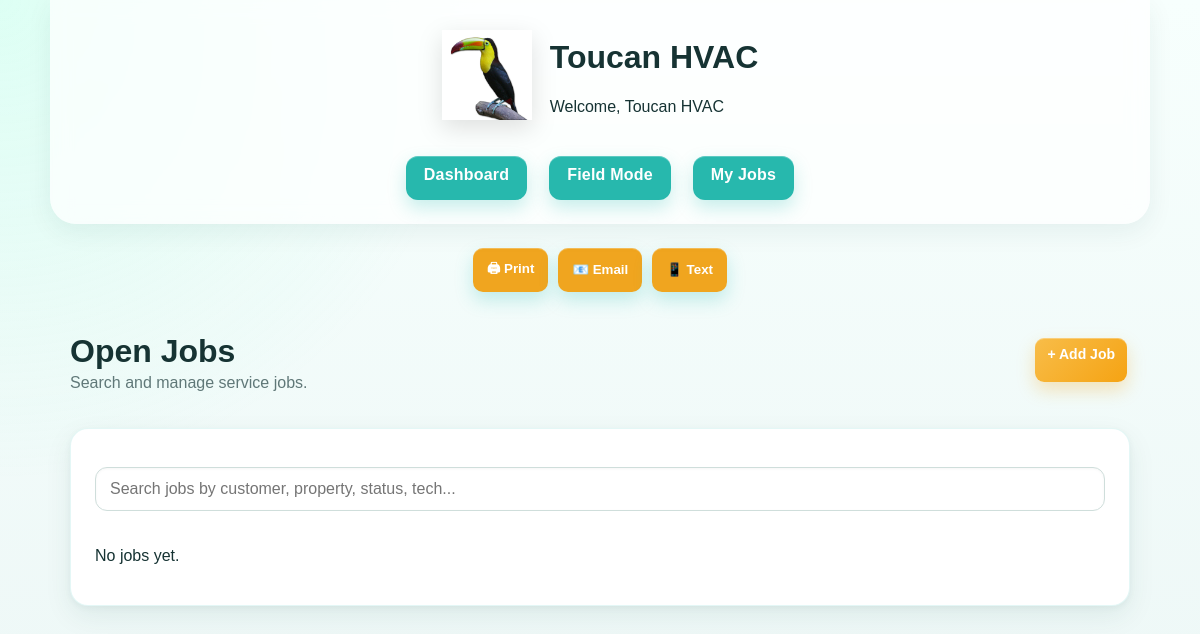
Before: /service-jobs with the older database file.
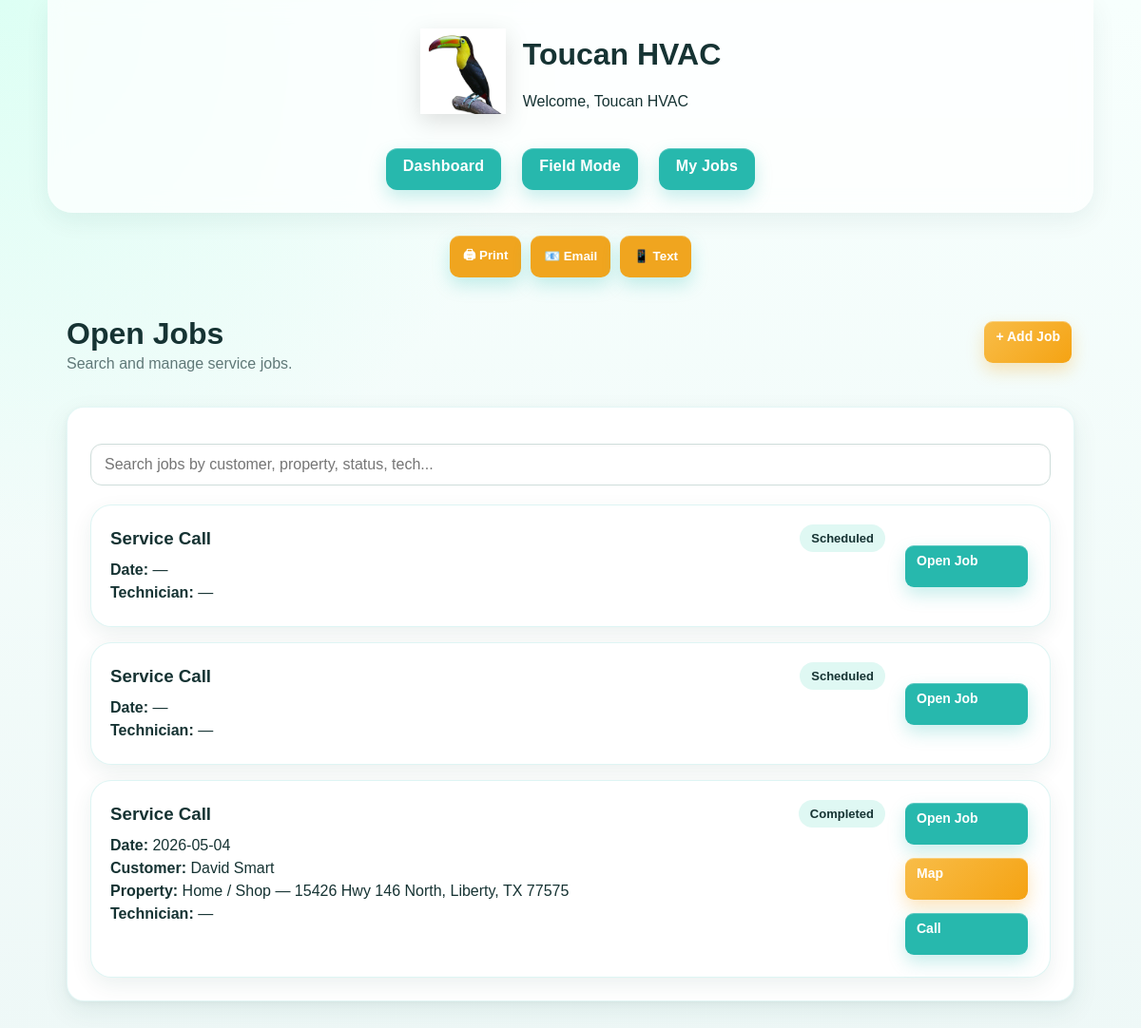
After: the same page with the newer database file.
### app.py (models this page shows)
class ServiceJob(db.Model):
    id = db.Column(db.Integer, primary_key=True)
    customer_id = db.Column(db.Integer, db.ForeignKey('customer.id'))
    property_id = db.Column(db.Integer, db.ForeignKey('property.id'))
    description = db.Column(db.Text)
    scheduled_date = db.Column(db.String(50))
    status = db.Column(db.String(50), default="Scheduled")
    technician = db.Column(db.String(100))
    created_at = db.Column(db.DateTime, default=datetime.utcnow)

class Customer(db.Model):
    id = db.Column(db.Integer, primary_key=True)
    first_name = db.Column(db.String(120), nullable=False)
    last_name = db.Column(db.String(120), nullable=False)
    phone = db.Column(db.String(50))
    email = db.Column(db.String(120))

class Property(db.Model):
    id = db.Column(db.Integer, primary_key=True)
    property_name = db.Column(db.String(120), nullable=False)
    address = db.Column(db.String(200), nullable=False)
    customer_id = db.Column(db.Integer, db.ForeignKey("customer.id"), nullable=False)

### app.py (the view)
@app.route('/service-jobs')
def service_jobs():
    jobs = ServiceJob.query.all()
    customers = {c.id: c for c in Customer.query.all()}
    properties = {p.id: p for p in Property.query.all()}
    return render_template(
        'service_jobs.html',
        jobs=jobs,
        customers=customers,
        properties=properties,
        user=current_user()
    )

### app.py (called while the page is built)
def current_user():
    user_id = session.get("user_id")
    if not user_id:
        return None
    return db.session.get(User, user_id)

### templates/service_jobs.html (shortened to what this page needs)
{% extends "base.html" %}
{% block content %}
<div class="page-title-row">
  <div>
    <h1>Open Jobs</h1>
    <p>Search and manage service jobs.</p>
  </div>
  <a class="action-btn gold" href="/service-jobs/new">+ Add Job</a>
</div>
<div class="card">
  <input id="jobSearch"
         class="search-box"
         placeholder="Search jobs by customer, property, status, tech..."
         onkeyup="searchJobs()">
  <div class="job-card-list">
    {% for job in jobs %}
      {% set customer = customers.get(job.customer_id) %}
      {% set property = properties.get(job.property_id) %}
      <div class="job-list-card">
        <div class="job-card-main">
          <div class="job-card-top">
            <h3>{{ job.description or "Service Call" }}</h3>
            <span class="status-pill">{{ job.status or "Scheduled" }}</span>
          </div>
          <p><b>Date:</b> {{ job.scheduled_date or "—" }}</p>
          {% if customer %}
            <p><b>Customer:</b> {{ customer.first_name }} {{ customer.last_name }}</p>
          {% endif %}
          {% if property %}
            <p><b>Property:</b> {{ property.property_name }} — {{ property.address }}</p>
          {% endif %}
          <p><b>Technician:</b> {{ job.technician or "—" }}</p>
        </div>
        <div class="job-card-actions">
          <a class="action-btn" href="/service-jobs/{{ job.id }}">Open Job</a>
          {% if property %}
            <a class="action-btn gold"
               target="_blank"
               href="https://www.google.com/maps/search/?api=1&query={{ property.address | urlencode }}">
               Map
            </a>
          {% endif %}
          {% if customer and customer.phone %}
            <a class="action-btn" href="tel:{{ customer.phone }}">Call</a>
          {% endif %}
        </div>
      </div>
    {% else %}
      <p>No jobs yet.</p>
    {% endfor %}
  </div>
</div>
{% endblock %}

### templates/base.html (shortened to what this page needs)
<!doctype html>
<html>
<head>
  <link rel="stylesheet" href="{{ url_for('static', filename='style.css') }}">
</head>
<body>
<header class="main-header">
  <div class="logo-area">
    <img src="/static/logo.png" class="logo">
    <div>
      <h1>Toucan HVAC</h1>
      <p>Welcome, {{ user.name if user else "Toucan HVAC" }}</p>
    </div>
  </div>
<div class="nav-row">
  <a class="nav-pill" href="/">Dashboard</a>
  <a class="nav-pill" href="/tech-mobile">Field Mode</a>
  <a class="nav-pill" href="/my-jobs">My Jobs</a>
</div>
</header>
  <main class="page-wrap">
<div class="page-tools">
  <button onclick="window.print()">🖨 Print</button>
  <button onclick="emailPage()">📧 Email</button>
  <button onclick="textPage()">📱 Text</button>
</div>
{% block content %}{% endblock %}
  </main>
</body>
</html>

Changed rows visible on the page:
added ServiceJob: description "Service Call", status "Scheduled", scheduled_date "—", technician "—"
added ServiceJob: description "Service Call", status "Scheduled", scheduled_date "—", technician "—"
added ServiceJob: description "Service Call", status "Completed", scheduled_date "2026-05-04", technician "—"
now on this page (row edited): Customer: first_name "David", last_name "Smart"
added Property: property_name "Home / Shop", address "15426 Hwy 146 North, Liberty, TX 77575"
Other visible differences:
text no longer shown: "No jobs yet."
